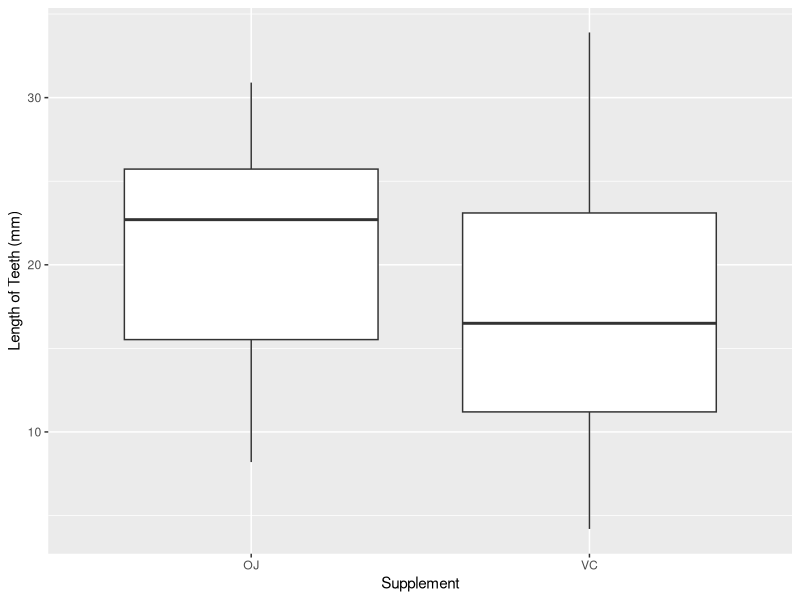

This chart was generated by the following R code:
## ---- chunk 1
#| echo: true

library(ggplot2)

ggplot(data = ToothGrowth, 
       mapping = aes(x = supp, y = len)) +
  geom_boxplot() +
  labs(x = "Supplement", y = "Length of Teeth (mm)")
